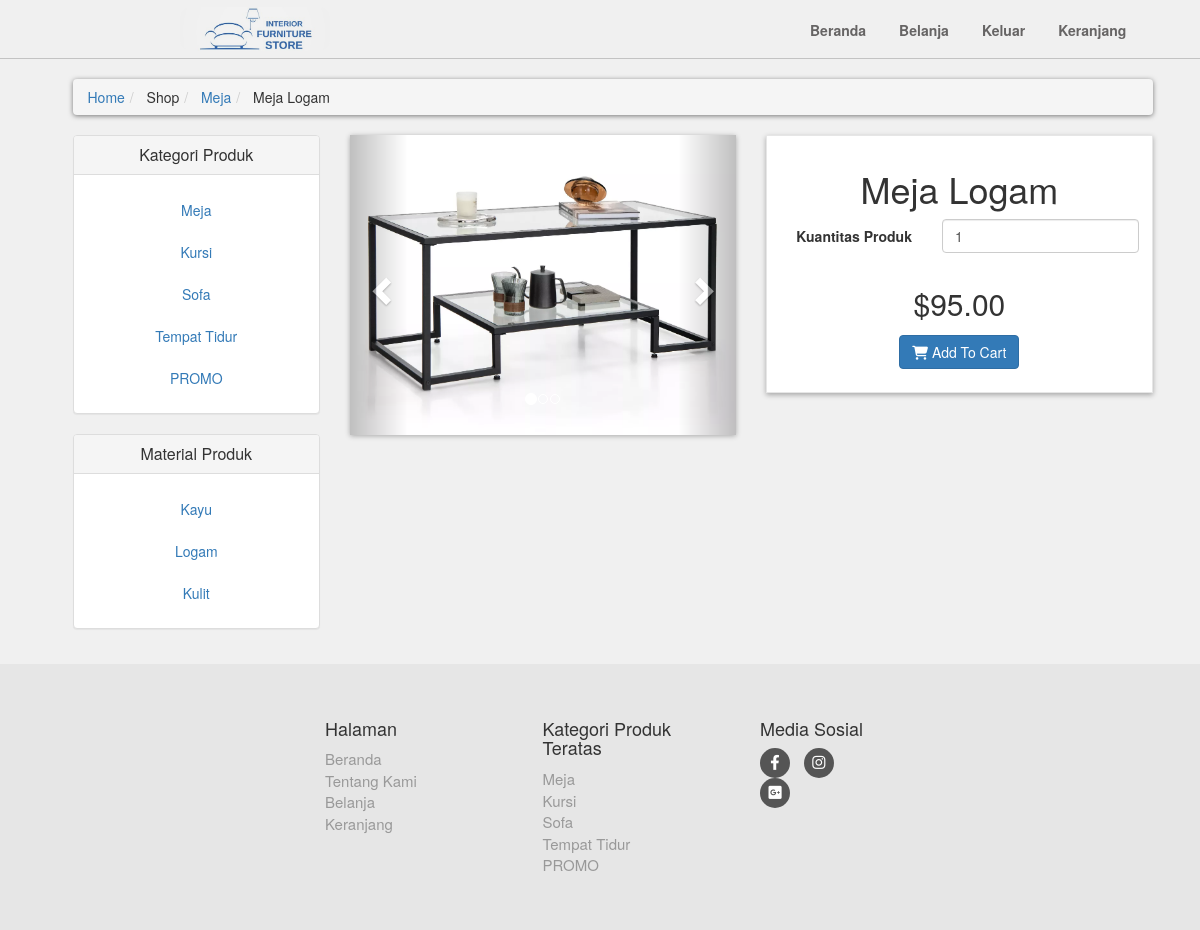
The app's page /details.php?pro_id=35 (signed in) with its own data.
### tables this page shows
CREATE TABLE `product_categories` (
  `p_category_id` int(10) NOT NULL,
  `p_category_title` varchar(50) NOT NULL,
  `p_category_desc` varchar(200) NOT NULL
);

CREATE TABLE `products` (
  `product_id` bigint(8) NOT NULL,
  `p_category_id` int(10) NOT NULL,
  `p_material_id` int(10) NOT NULL,
  `product_title` varchar(50) NOT NULL,
  `product_description` varchar(120) NOT NULL,
  `product_price` decimal(7,2) NOT NULL,
  `product_discount` int(4) NOT NULL,
  `product_image1` text NOT NULL,
  `product_image2` text NOT NULL,
  `product_image3` text NOT NULL
);

CREATE TABLE `product_material` (
  `p_material_id` int(10) NOT NULL,
  `p_material_title` varchar(50) NOT NULL,
  `p_material_desc` varchar(200) NOT NULL
);

### details.php (the view, shortened to what this page needs)
<?php
    include("includes/header.php");
?>
    <div id="content">
        <div class="container">
            <div class="col-md-12">
                <ul class="breadcrumb">
                    <li><a href="index.php">Home</a></li>
                    <li>
                        Shop
                    </li>
                    <li>
                        <a href="shop.php?p_categories=<?php echo $p_category_id; ?>"><?php echo $p_category_title; ?></a>
                    </li>
                    <li>
                        <?php echo $pro_title ?>
                    </li>
                </ul>
            </div>
            <div class="col-md-3">
                <?php
                    include("includes/sidebar.php");
                ?>
            </div>
            <div class="col-md-9">
                <div id="productMain" class="row">
                    <div class="col-sm-6">
                        <div id="mainImage">
                            <div id="myCarousel" class="carousel slide">
                                <ol class="carousel-indicators">
                                    <li data-target = "#myCarousel" data-slide-to="0" class="active"></li>
                                    <li data-target = "#myCarousel" data-slide-to="1"></li>
                                    <li data-target = "#myCarousel" data-slide-to="2"></li>
                                </ol>
                                <div class="carousel-inner">
                                    <div class="item active">
                                        <center><img class="img-responsive" src="product_images/<?php echo $pro_image1; ?>" alt=""></center>
                                    </div>
                                </div>
                                <a href="#myCarousel" class="left carousel-control" data-slide="prev">
                                    <span class="glyphicon glyphicon-chevron-left"></span>
                                </a>
                                <a href="#myCarousel" class="right carousel-control" data-slide="next">
                                    <span class="glyphicon glyphicon-chevron-right"></span>
                                </a>
                            </div>
                        </div>
                    </div>
                    <div class="col-sm-6">
                        <div class="box">
                            <h1 class="text-center"><?php echo $pro_title; ?></h1>
                            <form action="details.php?add_cart=<?php echo $product_id; ?>" class="form-horizontal" method="post">
                                <div class="form-group">
                                    <label for="" class="col-md-5 control-label">Kuantitas Produk</label>
                                    <div class="col-md-7">
                                    <input name="product_qty" type="number" id="typeNumber" class="form-control" value="1"/>
                                    </div>
                                </div>
                                <?php if($p_category_title === 'SALE'){ echo "<p class='price' style = 'text-decoration: line-through'>$$pro_price</p>";}else{echo "<p class='price'>$$pro_price</p>";}?></p>
                                <p class="text-center buttons"><button class="btn btn-primary"><i class="fa fa-shopping-cart"></i> Add To Cart</button></p>
                            </form>
                        </div>
                    </div>
                </div>
            </div>
        </div>
    </div>
    <?php
            include("includes/footer.php");
        ?>
</body>

### includes/functions.php (shortened to what this page needs)
<?php
$db = mysqli_connect("localhost", "root", "", "joviweb3");
function getPCategories(){
    global $db;
    $get_p_categories = "select * from product_categories";
    $run_p_categories = mysqli_query($db, $get_p_categories);
    while($row_p_categories=mysqli_fetch_array($run_p_categories)){
        $p_category_id = $row_p_categories['p_category_id'];
        $p_category_title = $row_p_categories['p_category_title'];
        if($p_category_title == 'SALE'){
            echo "
                <li>
                    <a style='color:red;' class= 'text-center' href='shop.php?p_categories=$p_category_id'> $p_category_title </a>
                </li>
            ";
        }else
            echo "
            <li>
                <a class= 'text-center' href='shop.php?p_categories=$p_category_id'> $p_category_title </a>
            </li>
        ";}
}
function getMaterial(){
    global $db;
    $get_p_material = "select * from product_material";
    $run_p_material = mysqli_query($db, $get_p_material);
    while($row_p_material=mysqli_fetch_array($run_p_material)){
        $p_material_id = $row_p_material['p_material_id'];
        $p_material_title = $row_p_material['p_material_title'];
        echo "
            <li>
                <a class= 'text-center' href='shop.php?p_material=$p_material_id'> $p_material_title </a>
            </li>
        ";
    }
}
?>

### includes/footer.php (shortened to what this page needs)
<div id="footer">
    <div class="holder">
        <div class="row justify-content-center">
            <div class="col-sm-6 col-md-3">
                <h4>Halaman</h4>
                <ul>
                    <li><a href="index.php">Beranda</a></li>
                    <li><a href="index.php">Tentang Kami</a></li>
                    <?php if(isset($_SESSION['user'])): ?>
                        <li><a href="shop.php">Belanja</a></li>
                        <li><a href="cart.php">Keranjang</a></li>
                    <?php else: ?>
                        <li><a href="login.php">Belanja </a></li>
                        <li><a href="login.php">Keranjang </a></li>
                    <?php endif; ?>
                </ul>
            </div>
            <div class="com-sm-6 col-md-3">
            <h4>Kategori Produk Teratas</h4>
            <ul>
                <?php
                    $get_p_categories = "select * from product_categories";
                    $run_p_categories = mysqli_query($db, $get_p_categories);
                    while($row_p_categories=mysqli_fetch_array($run_p_categories)){
                        $p_category_id = $row_p_categories['p_category_id'];
                        $p_category_title = $row_p_categories['p_category_title'];
                        if(isset($_SESSION['user'])){
                            echo "
                                <li>
                                    <a href ='shop.php?p_categories=$p_category_id'>
                                        $p_category_title
                                    </a>
                                </li>
                            ";
                        }
                    }
                ?>
            </ul>
        </div>
            <div class="col-sm-6 col-md-2">
                <h4>Media Sosial</h4>
                <p class="social">
                    <a href="https://www.facebook.com/IstimewaPremiumFurniture?mibextid=ZbWKwL" class="fa-brands fa-facebook-f"></a>
                    <a href="https://www.instagram.com/istimewa_furniture?igsh=MXNmdjY4ZnE1YmRvNg==" class="fa-brands fa-instagram"></a>
                    <a href="https://www.lalamove.com/id/blog/pengiriman-furniture-rumah-minimalis/" class="fa-brands fa-square-google-plus"></a>
                </p>
            </div>
        </div>
    </div>
</div>

### style/style.css (style rules this page uses)
* { box-sizing: border-box; margin: 0; padding: 0; }
ul, li, dl, ol, p, a, img { margin: 0; padding: 0; }
body { font-size: 14px; line-height: 1.42857143; color: #333333; background-color: #f0f0f0 !important; font-family: 'Roboto', sans-serif; }
#content .box { background: #ffffff; margin: 0 0 30px; border: solid 1px #e6e6e6; padding: 1.25rem; box-shadow: 0px 2px 5px rgba(0, 0, 0, .3); }
.holder { width: 70%; margin: 0 auto; }
img { max-width: 100%; }
#content img { width: 100%; object-fit: cover; max-width: none; min-height: 300px; max-height: 300px; }
#content { padding-left: 25px; }
.breadcrumb { padding: 8px 15px; margin: 20px 0; background-color: #ffffff; border-radius: 5px; box-shadow: 0px 1px 5px rgba(0, 0, 0, .5); }
#content #productMain { margin-bottom: 30px; }
#content #productMain .price { font-size: 30px; font-weight: 300; text-align: center; margin-top: 30px; }
#content #mainImage { box-shadow: 0 1px 5px rgba(0, 0, 0, .3); }
#footer { margin-top: 15px; background: #e6e6e6; padding: 45px 0; }
#footer a { color: #999999; text-decoration: none; }
#footer ul { list-style: none; padding-left: 0px; font-size: 15px; }
#footer .social { text-align: left; }
#footer .social a { margin: 0 10px 0 0; display: inline-block; color: #ffffff; width: 30px; height: 30px; border-radius: 15px; line-height: 30px; font-size: 15px; text-align: center; vertical-align: bottom; background-color: #555555; text-decoration: none; }
.form-group { margin-bottom: 25px; }

### records on screen
product_categories: p_category_title "Meja"
products: product_title "Meja Logam", product_image1 (picture), product_price "95.00"
product_categories: p_category_title "Kursi"
product_categories: p_category_title "Sofa"
product_categories: p_category_title "Tempat Tidur"
product_categories: p_category_title "PROMO"
product_material: p_material_title "Kayu"
product_material: p_material_title "Logam"
product_material: p_material_title "Kulit"
